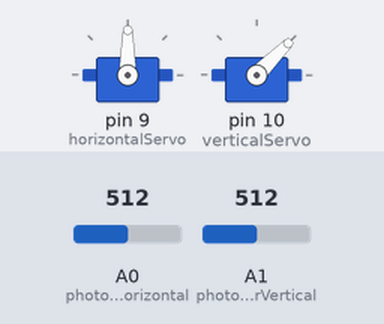
Bench run of a sketch on a simulated Arduino Uno, built with avr-gcc and run on an emulated ATmega328P. Shown: 2 × servo. Inputs (shaded band) come from the test bench; at power-on: A0 (photoresistorHorizontal) = 512, A1 (photoresistorVertical) = 512.

Above: at 1.2 s.
1.3 s: A0 (photoresistorHorizontal) set to 716
At 2.6 s:
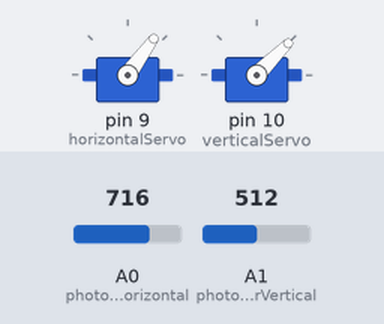
2.9 s: A1 (photoresistorVertical) set to 716
At 4.2 s:
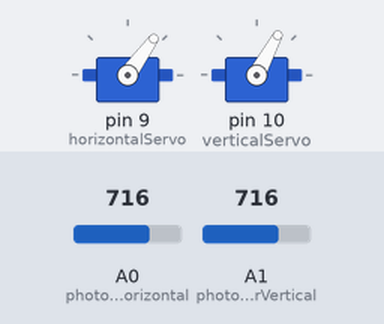
4.5 s: A0 (photoresistorHorizontal) set to 900
At 5.5 s:
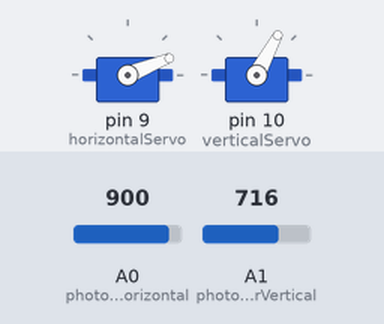
6.1 s: A1 (photoresistorVertical) set to 511
At 6.6 s:
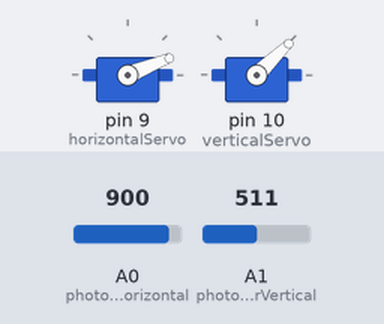
7.7 s: A0 (photoresistorHorizontal) set to 1023
At 8.9 s:
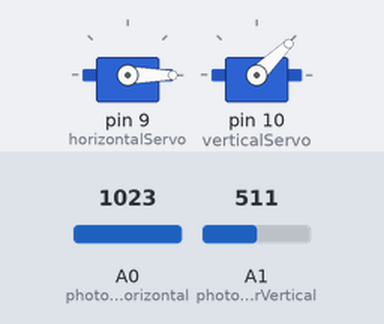
9.3 s: A1 (photoresistorVertical) set to 306
At 10.0 s:
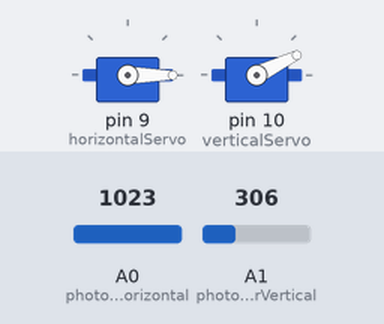
Timing chart, 0 to 11.9 s (numbered marks = the images above; inputs shaded):
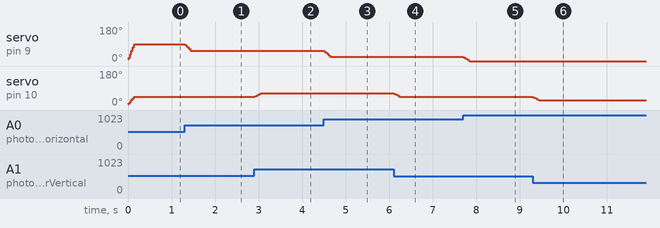

Measured:
- after the input at 1.3 s, servo on pin 9 (horizontalServo): 90° → 54° at once
- after the input at 2.9 s, servo on pin 10 (verticalServo): 45° → 62° at once
- after the input at 4.5 s, servo on pin 9 (horizontalServo): 54° → 22° at once
- after the input at 6.1 s, servo on pin 10 (verticalServo): 62° → 44° at once
- after the input at 7.7 s, servo on pin 9 (horizontalServo): 22° → 0° at once
- after the input at 9.3 s, servo on pin 10 (verticalServo): 44° → 26° at once

The sketch:

SolarTracker.ino
```cpp
// (licence header left out)
/*
* The idea for this project came from http://hilaroad.com/
* & their video http://www.youtube.com/embed/4abMkyPoGcs.
*
* Here's my write up: http://jamiegilmartin.com/ee/solarTracker.shtml
*
* 5V
* pin D9 = horizontal servo
* pin D10 = vertical servo
* pin A0 = horizontal photoresistor with 10k resistor to pin (*white tape)
* pin A1 = vertical photoresistor with 10k resistor to pin (*blue tape)
*
* Each photoresistor is two photocells twisted together. The V+ goes to one
* photocell, the ground to the other and the legs that are twisted together go to
* the analog in.
*
*
*/

#include <Servo.h>

//create servo objects to control servos
Servo horizontalServo;
Servo verticalServo;

int photoresistorHorizontal = 0;
int photoresistorVertical = 1;

int horizontalDegree;
int verticalDegree;


//smoothing - http://arduino.cc/en/Tutorial/Smoothing
const int numReadings = 10;

int Hreadings[numReadings];      // the readings from the analog input
int Hindex = 0;                  // the index of the current reading
int Htotal = 0;                  // the running total
int Haverage = 0;                // the average

int Vreadings[numReadings];
int Vindex = 0;
int Vtotal = 0;
int Vaverage = 0;

void setup(){
	Serial.begin(9600);
	horizontalServo.attach(9);
	verticalServo.attach(10);
	pinMode(photoresistorHorizontal, INPUT);
	pinMode(photoresistorVertical, INPUT);

	// initialize all the readings to 0:
	for (int thisHReading = 0; thisHReading < numReadings; thisHReading++){
		Hreadings[thisHReading] = 0;
	}
	for (int thisVReading = 0; thisVReading < numReadings; thisVReading++){
		Vreadings[thisVReading] = 0;
	}
}

void loop(){
	horizontalDegree = map(analogRead(photoresistorHorizontal),0,1023,0,179);
	horizontalDegree = 179 - horizontalDegree; //have to make opposite since soldering messup
	verticalDegree = map(analogRead(photoresistorVertical),0,1023,0,90); // 90 degrees max for vertical servo


	//average horizontal
	Htotal= Htotal - Hreadings[Hindex];
	Hreadings[Hindex] = horizontalDegree;
	Htotal= Htotal + Hreadings[Hindex];
	Hindex = Hindex + 1;
	if (Hindex >= numReadings){
		Hindex = 0;
	}

	//average verticle
	Vtotal= Vtotal - Vreadings[Vindex];
	Vreadings[Vindex] = verticalDegree;
	Vtotal= Vtotal + Vreadings[Vindex];
	Vindex = Vindex + 1;

	if (Vindex >= numReadings){
		Vindex = 0;
	}

	// calculate the average:
	Haverage = Htotal / numReadings;
	Vaverage = Vtotal / numReadings;

	horizontalServo.write(Haverage);
	verticalServo.write(Vaverage);

	delay(15);
}
```
